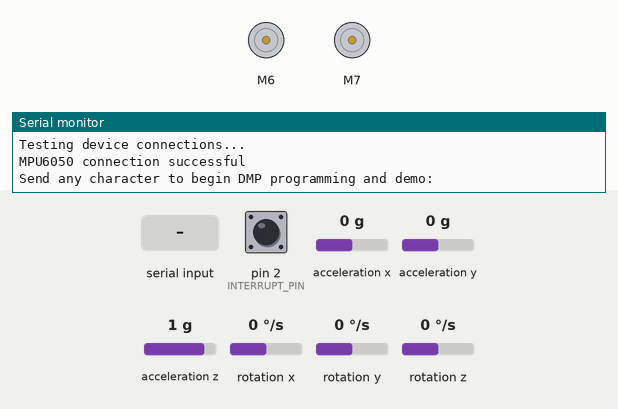
Simulated run of this sketch. Board: Arduino Uno, built with avr-gcc and run on an emulated ATmega328P. Parts: 2 × DC motor (green arrow = forward, orange = backward, longer = faster), the last lines printed to the serial monitor. Inputs (shaded band) come from the test bench; at power-on: acceleration x 0 g, acceleration y 0 g, pin 2 (INTERRUPT_PIN) LOW, acceleration z 1 g, rotation x 0 °/s, rotation y 0 °/s, rotation z 0 °/s. The sensor or clock chip raises its interrupt line as the real part does.

Above: at 0.9 s.
1.0 s: "1\n" received over Serial
At 2.7 s:
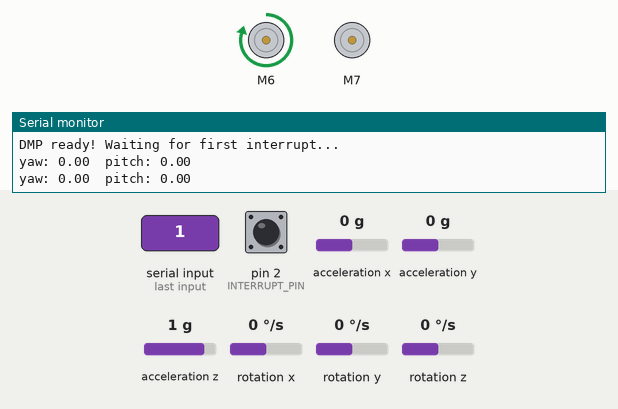
3.0 s: acceleration x set to 0.8 g
At 4.7 s:
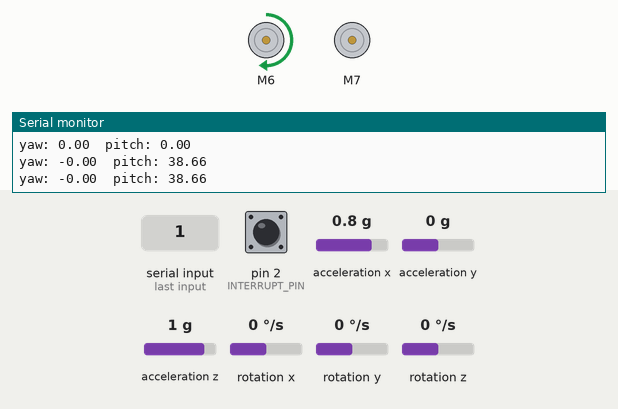
5.0 s: acceleration y set to -1.4 g
At 6.0 s:
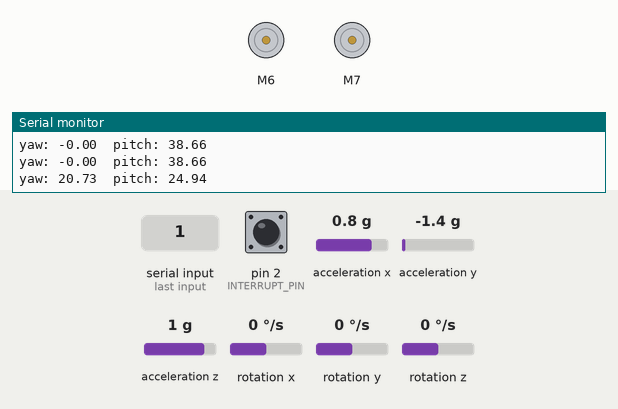
Timing chart, 0 to 8.0 s (numbered marks = the images above; inputs shaded):
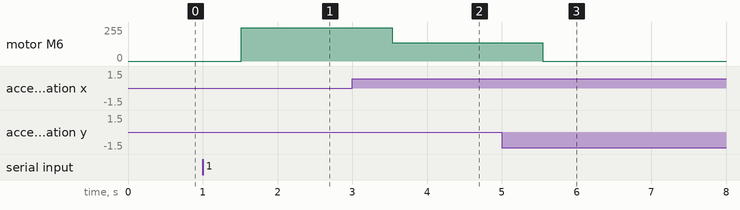

The sketch:

combinedAzEl.ino
```cpp
// I2Cdev and MPU6050 must be installed as libraries, or else the .cpp/.h files
// for both classes must be in the include path of your project
#include "I2Cdev.h"
//#include "MPU6050_tockn.h"
#include "MPU6050_6Axis_MotionApps20.h"
//#include "MPU6050.h" // not necessary if using MotionApps include file
#include "CytronMotorDriver.h"
// Arduino Wire library is required if I2Cdev I2CDEV_ARDUINO_WIRE implementation
// is used in I2Cdev.h
#if I2CDEV_IMPLEMENTATION == I2CDEV_ARDUINO_WIRE
#include "Wire.h"
#endif

// class default I2C address is 0x68
// specific I2C addresses may be passed as a parameter here
// AD0 low = 0x68 (default for SparkFun breakout and InvenSense evaluation board)
// AD0 high = 0x69
MPU6050 mpu (0x69);

#define INTERRUPT_PIN 2  // use pin 2 on Arduino Uno & most boards

//MPU control/status vars
bool dmpReady = false;  // set true if DMP init was successful
uint8_t mpuIntStatus;   // holds actual interrupt status byte from MPU
uint8_t devStatus;      // return status after each device operation (0 = success, !0 = error)
uint16_t packetSize;    // expected DMP packet size (default is 42 bytes)
uint16_t fifoCount;     // count of all bytes currently in FIFO
uint8_t fifoBuffer[64]; // FIFO storage buffer

// orientation/motion vars
Quaternion q;           // [w, x, y, z]         quaternion container
VectorInt16 aa;         // [x, y, z]            accel sensor measurements
VectorInt16 aaReal;     // [x, y, z]            gravity-free accel sensor measurements
VectorInt16 aaWorld;    // [x, y, z]            world-frame accel sensor measurements
VectorFloat gravity;    // [x, y, z]            gravity vector
float euler[3];         // [psi, theta, phi]    Euler angle container
float ypr[3];           // [yaw, pitch, roll]   yaw/pitch/roll container and gravity vector

// packet structure for InvenSense teapot demo
uint8_t teapotPacket[14] = { '$', 0x02, 0, 0, 0, 0, 0, 0, 0, 0, 0x00, 0x00, '\r', '\n' };

//INTERRUPT DETECTION ROUTINE
volatile bool mpuInterrupt = false;     // indicates whether MPU interrupt pin has gone high
void dmpDataReady() {
  mpuInterrupt = true;
}

CytronMD motor1(PWM_DIR, 6, 3);  // PWM 1 = Pin 3, DIR 1 = Pin 6.
CytronMD motor2(PWM_DIR, 7, 8); // PWM 2 = Pin 7, DIR 2 = Pin 8.


#define OUTPUT_READABLE_YAWPITCHROLL

//Define the required pitch and yaw angles
// Define the required pitch and yaw angles
double requiredPitchAngle = 25.0;
double requiredYawAngle = 20.0;


void setup() {
#if I2CDEV_IMPLEMENTATION == I2CDEV_ARDUINO_WIRE
  Wire.begin();
  Wire.setClock(400000); // 400kHz I2C clock. Comment this line if having compilation difficulties
#elif I2CDEV_IMPLEMENTATION == I2CDEV_BUILTIN_FASTWIRE
  Fastwire::setup(400, true);
#endif

  // initialize serial communication
  // (115200 chosen because it is required for Teapot Demo output, but it's
  // really up to you depending on your project)
  Serial.begin(115200);
  while (!Serial); // wait for Leonardo enumeration, others continue immediately

  // NOTE: 8MHz or slower host processors, like the Teensy @ 3.3V or Arduino
  // Pro Mini running at 3.3V, cannot handle this baud rate reliably due to
  // the baud timing being too misaligned with processor ticks. You must use
  // 38400 or slower in these cases, or use some kind of external separate
  // crystal solution for the UART timer.

  // initialize device
  Serial.println(F("Initializing I2C devices..."));
  mpu.initialize();
  pinMode(INTERRUPT_PIN, INPUT);

  // verify connection
  Serial.println(F("Testing device connections..."));
  Serial.println(mpu.testConnection() ? F("MPU6050 connection successful") : F("MPU6050 connection failed"));

  // wait for ready
  Serial.println(F("\nSend any character to begin DMP programming and demo: "));
  while (Serial.available() && Serial.read()); // empty buffer
  while (!Serial.available());                 // wait for data
  while (Serial.available() && Serial.read()); // empty buffer again

  // load and configure the DMP
  Serial.println(F("Initializing DMP..."));
  devStatus = mpu.dmpInitialize();

  // supply your own gyro offsets here, scaled for min sensitivity
  mpu.setXGyroOffset(220);
  mpu.setYGyroOffset(76);
  mpu.setZGyroOffset(-85);
  mpu.setZAccelOffset(1788); // 1688 factory default for my test chip

  // make sure it worked (returns 0 if so)
  if (devStatus == 0) {
    // Calibration Time: generate offsets and calibrate our MPU6050
    mpu.CalibrateAccel(6);
    mpu.CalibrateGyro(6);
    mpu.PrintActiveOffsets();
    // turn on the DMP, now that it's ready
    Serial.println(F("Enabling DMP..."));
    mpu.setDMPEnabled(true);

    // enable Arduino interrupt detection
    Serial.print(F("Enabling interrupt detection (Arduino external interrupt "));
    Serial.print(digitalPinToInterrupt(INTERRUPT_PIN));
    Serial.println(F(")..."));
    attachInterrupt(digitalPinToInterrupt(INTERRUPT_PIN), dmpDataReady, RISING);
    mpuIntStatus = mpu.getIntStatus();

    // set our DMP Ready flag so the main loop() function knows it's okay to use it
    Serial.println(F("DMP ready! Waiting for first interrupt..."));
    dmpReady = true;

    // get expected DMP packet size for later comparison
    packetSize = mpu.dmpGetFIFOPacketSize();
  } else {
    // ERROR!
    // 1 = initial memory load failed
    // 2 = DMP configuration updates failed
    // (if it's going to break, usually the code will be 1)
    Serial.print(F("DMP Initialization failed (code "));
    Serial.print(devStatus);
    Serial.println(F(")"));
  }
  motor1.setSpeed(0); // Initialize motor speed to 0
  motor2.setSpeed(0);
}
bool pitchCalibrated = false;
bool yawCalibrated = false;
float tolerance = 1.00; // Set the tolerance value to 1 degree or adjust it as needed
//int pitchMotorPin = 9; // Replace with the actual pin number you are using
//int yawMotorPin = 10; // Replace with the actual pin number you are using

void loop() {
  if (!dmpReady) {
    return;
  }
  if (mpu.dmpGetCurrentFIFOPacket(fifoBuffer)) {
#ifdef OUTPUT_READABLE_YAWPITCHROLL
    // display Euler angles in degrees
    mpu.dmpGetQuaternion(&q, fifoBuffer);
    mpu.dmpGetGravity(&gravity, &q);
    mpu.dmpGetYawPitchRoll(ypr, &q, &gravity);
    //            Serial.print("ypr\t");

    float yaw = ypr[0] * 180 / M_PI;
    float pitch = ypr[1] * 180 / M_PI;


    if (!pitchCalibrated) {
      // Calculate the pitch error
      float pitchError = requiredPitchAngle - pitch;
      float pitchMotorSpeed = pitchError * 10.0;

      // Set the motor direction for pitch
      if (pitchError > 0) {
        motor1.setSpeed(-128);
//        delay(1000);
      } else {
        motor1.setSpeed(128);
//        delay(1000);
      }

      // Control pitch motor speed
      float speedFactor = 1; // Adjust this factor to decrease the speed (0.5 means 50% speed)
      motor1.setSpeed(abs(pitchMotorSpeed) * speedFactor);


      // Check if pitch calibration is complete
      if (abs(pitchError) < tolerance) {
        // Pitch calibration is complete
        motor1.setSpeed(0);
        pitchCalibrated = true;
      }
    } else if (!yawCalibrated) {
      // Calculate the yaw error
      float yawError = requiredYawAngle - yaw;
      float yawMotorSpeed = yawError * 10.0;

      // Set the motor direction for yaw
      if (yawError < 0) {
        motor2.setSpeed(128);
//        delay(1000);
      } else {
        motor2.setSpeed(-128);
//        delay(1000);
      }

      // Control yaw motor speed
motor2.setSpeed(abs(yawMotorSpeed));

      // Check if yaw calibration is complete
      if (abs(yawError) < tolerance) {
        // Yaw calibration is complete
        motor2.setSpeed(0);
        yawCalibrated = true;
      }
    }

    Serial.print("yaw: " + String(yaw));
    Serial.print("\t");
    Serial.print("pitch: " + String(pitch));
    Serial.println();

#endif
  }


  delay(1000);
}
```

Measured:
- after the input at 1.0 s, motor M6: stopped → forward 250/255 after 0.51 s
- after the input at 3.0 s, motor M6: forward 250/255 → forward 136/255 after 0.53 s
- after the input at 5.0 s, motor M6: forward 136/255 → stopped after 0.55 s
